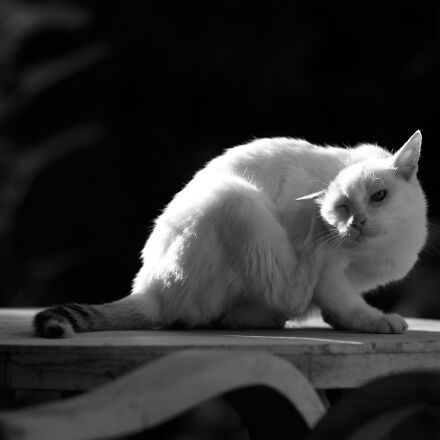
#> input picture ocv_p/module1/cat.jpg, 440 x 440 px
$ python -i filters.py   (imports and definitions only)   (older library calls are emulated)
#> lines starting #> are read from the running program, lines starting #| are printed output that depends on the picture
#> further down, picture is the input picture: shape (440, 440, 3); min 0, max 255, mean 46.5
import cv2
import numpy
import utils1 as utils


# [86 lines left out: functions recolorRC, recolorRGV, recolorCMV, blend, not called in this run]


def strokeEdges(src, dst, blurKsize = 7, edgeKsize = 5):
#> called with dst = 'out.png', blurKsize = 7, edgeKsize = 5
    if blurKsize >= 3:
        blurredSrc = cv2.medianBlur(src, blurKsize)
        graySrc = cv2.cvtColor(blurredSrc, cv2.COLOR_BGR2GRAY)
    else:
        graySrc = cv2.cvtColor(src, cv2.COLOR_BGR2GRAY)
    cv2.Laplacian(graySrc, cv2.CV_8U, graySrc, ksize = edgeKsize)
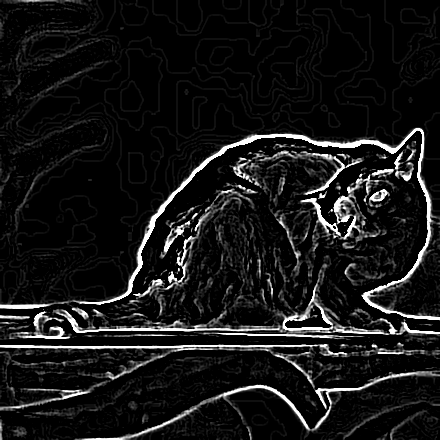
#> graySrc: shape (440, 440); min 0, max 255, mean 22.4
    normalizedInverseAlpha = (1.0 / 255) * (255 - graySrc)
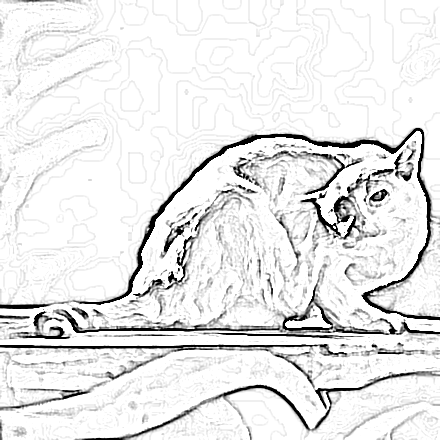
#> normalizedInverseAlpha: shape (440, 440) float64; min 0, max 1, mean 0.912
    channels = cv2.split(src)
    for channel in channels:
        channel[:] = channel * normalizedInverseAlpha
#> this loop made 3 passes
#> (the run stopped early here; a loop or call above may not have finished)
